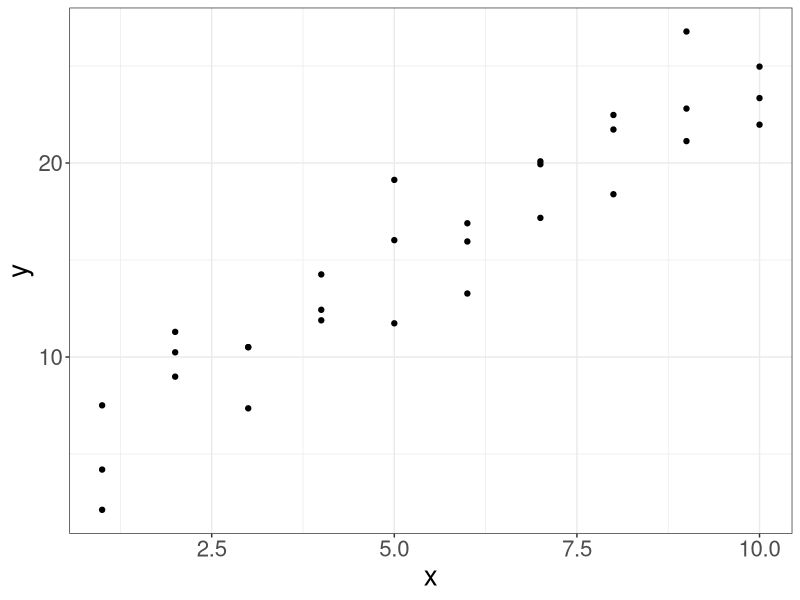
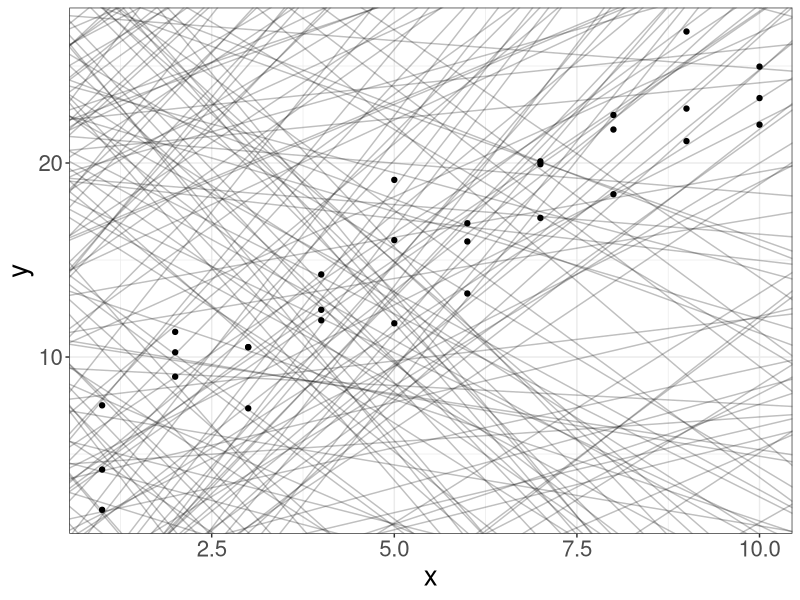
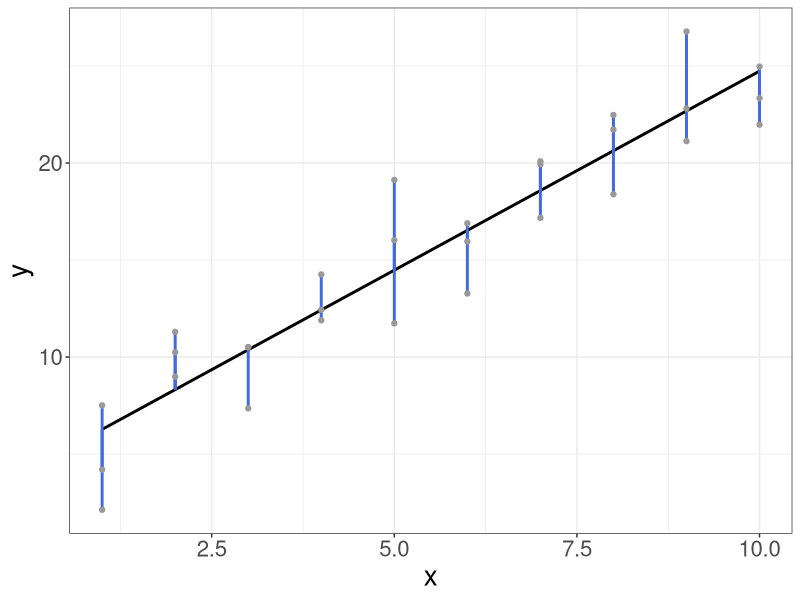
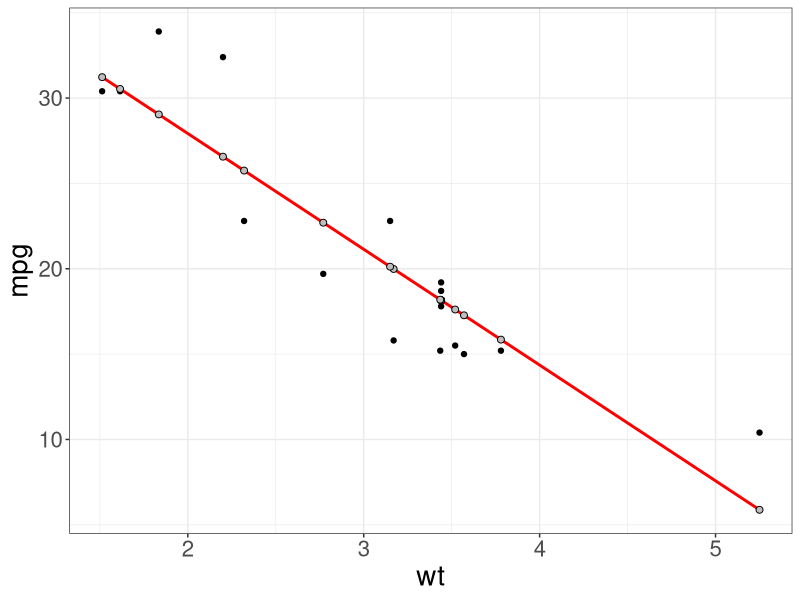
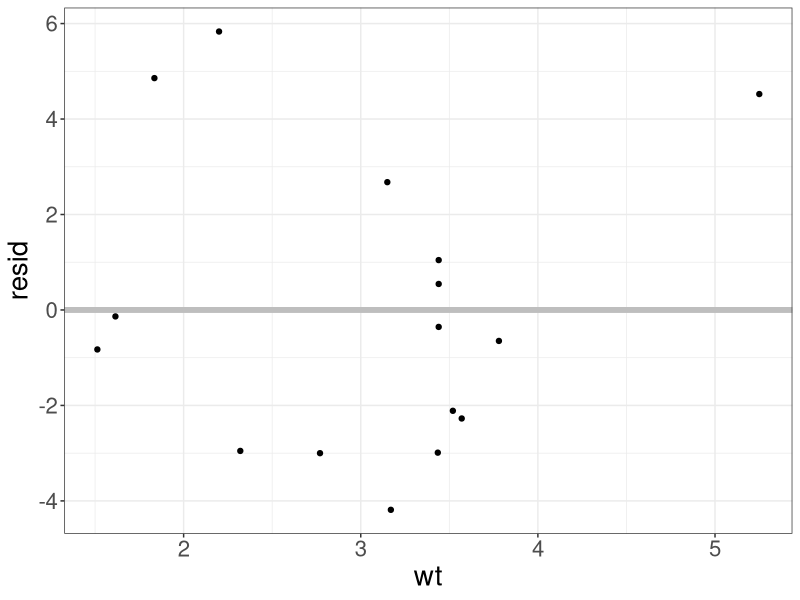
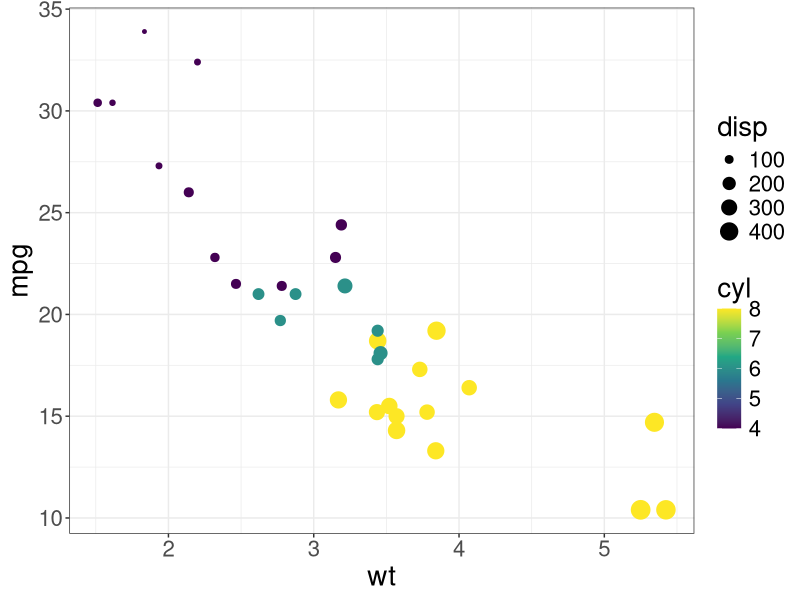
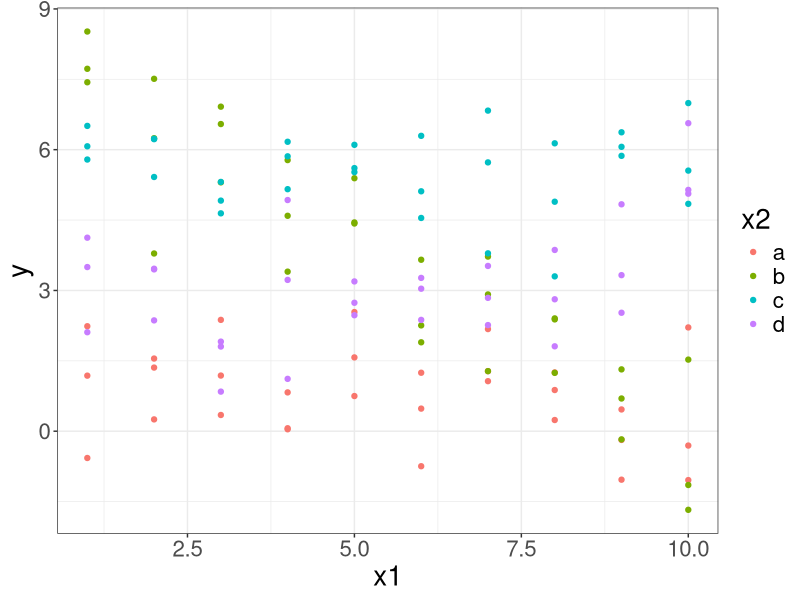
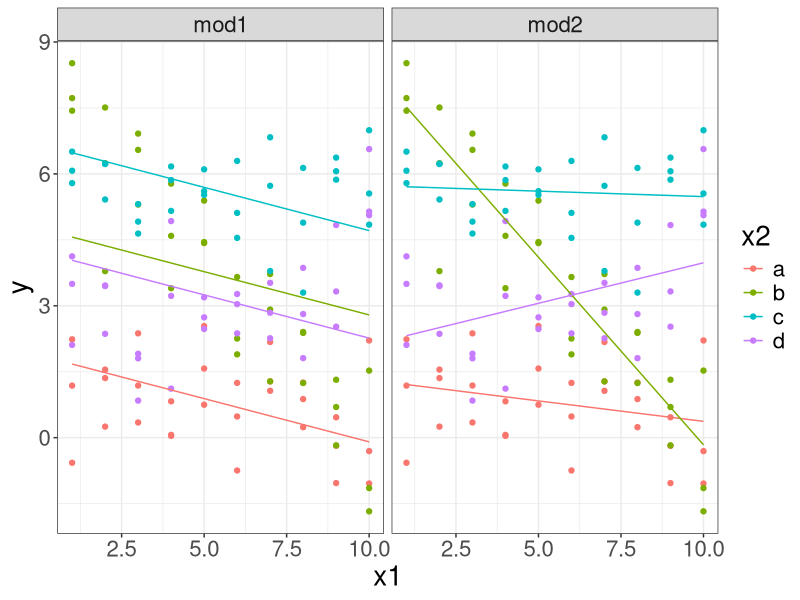

Source code (R) for these figures, in order:
## ---- chunk 1
knitr::opts_chunk$set(cache=TRUE)
library(tidyverse)
theme_set(theme_bw())
theme_update(text = element_text(size = 20))
## ---- chunk 2
library(modelr)
## ---- chunk 3
sim1
## ---- chunk 4
ggplot(sim1, aes(x, y)) + geom_point()
## ---- chunk 5
models <- tibble(
    b0 = runif(250, -20, 40),
    b1 = runif(250, -5, 5))

ggplot(sim1, aes(x, y)) + 
  geom_abline(
      data = models, 
      aes(intercept = b0, slope = b1), 
      alpha = 1/4) +
  geom_point() 
## ---- chunk 6
fit.lm <- lm(y ~ x, data = sim1)
sim1 <- sim1 %>% add_predictions(fit.lm)
ggplot(sim1, aes(x, y)) +
    geom_line(aes(y = pred), colour = "black", size = 1) +
    geom_segment(aes(xend = x, yend = pred), color = "royalblue", size =  1) +
    geom_point(color = "grey60") 
## ---- chunk 7
# convert 'data.frame' to 'tibble':
mtcars <- tbl_df(mtcars)

# Separate the data into train and test:
set.seed(123)
n <- nrow(mtcars)
idx <- sample(1:n, size = floor(n/2))
mtcars_train <- mtcars[idx, ]
mtcars_test <- mtcars[-idx, ]

# Fit a simple linear model:
mtcars_fit <- lm(mpg ~ wt, mtcars_train)
# Extract the fitted model coefficients:
coef(mtcars_fit)
## ---- chunk 8
# check the details on the fitted model:
summary(mtcars_fit)
## ---- chunk 9
mtcars_train <- mtcars_train %>% add_predictions(mtcars_fit)
mtcars_train
## ---- chunk 10
newcars <- tibble(wt = c(2, 2.1, 3.14, 4.1, 4.3))
newcars <- newcars %>% add_predictions(mtcars_fit)
newcars
## ---- chunk 11
mtcars_test <- mtcars_test %>% add_predictions(mtcars_fit)
head(mtcars_test, 3)
## ---- chunk 12
sqrt(mean(mtcars_test$mpg - mtcars_test$pred))
## ---- chunk 13
ggplot(mtcars_train, aes(wt)) + geom_point(aes(y = mpg)) +
    geom_line(aes(y = pred), color = "red", size = 1) +
    geom_point(aes(y = pred), fill = "grey", color = "black", shape = 21, size = 2) 
## ---- chunk 14
mtcars_train <- mtcars_train %>% 
    add_residuals(mtcars_fit)
mtcars_train %>% 
    select(mpg, mpg, resid, pred)
## ---- chunk 15
ggplot(mtcars_train, aes(wt, resid)) + 
    geom_ref_line(h = 0, colour = "grey") +
    geom_point() 
## ---- chunk 16
sim1
## ---- chunk 17
model_matrix(sim1, y ~ x)
## ---- chunk 18
(df <- tibble(
    sex = c("male", "female", "female", 
            "female", "male", "male"),
     response = c(2, 5, 1, 3, 6, 8)
))
## ---- chunk 19
model_matrix(df, response ~ sex)
## ---- chunk 20
(df <- tibble(
    rating = c("good", "bad", "average", "bad",
               "average", "good", "bad", "good"),
    score = c(2, 5, 1, 3, 6, 8, 10, 6)
))
## ---- chunk 21
model_matrix(df, score ~ rating)
## ---- chunk 22
ggplot(mtcars, aes(x=wt, y=mpg, col=cyl, size=disp)) + 
    geom_point() +
    scale_color_viridis_c()
## ---- chunk 23
mtcars_mult_fit <- lm(mpg ~ wt + disp + cyl, data = mtcars_train)

# Summarize the results 
summary(mtcars_mult_fit)
## ---- chunk 24
newcars <- expand.grid(
    wt = c(2.1, 3.6, 5.1), 
    disp = c(150, 250), 
    cyl = c(4, 6)
)
newcars
## ---- chunk 25
newcars <- newcars %>% 
    add_predictions(mtcars_mult_fit)
newcars
## ---- chunk 26
mtcars_test_mult <- mtcars_test %>% add_predictions(mtcars_mult_fit)
head(mtcars_test_mult, 3)
## ---- chunk 27
sqrt(mean(mtcars_test_mult$mpg - mtcars_test_mult$pred))
## ---- chunk 28
ggplot(sim3, aes(x=x1, y=y)) + geom_point(aes(color = x2)) 
## ---- chunk 29
# Model without interactions:
mod1 <- lm(y ~ x1 + x2, data = sim3)    
# Model with interactions:
mod2 <- lm(y ~ x1 * x2, data = sim3)     
# Generate a data grid for two variables 
# and compute predictions from both models
grid <- sim3 %>% data_grid(x1, x2) %>%   
    gather_predictions(mod1, mod2)
head(grid, 3)
tail(grid, 3)
## ---- chunk 30
ggplot(sim3, aes(x=x1, y=y, color=x2)) +   
    geom_point() +                       
    geom_line(data=grid, aes(y=pred)) +  
    facet_wrap(~ model)                  
## ---- chunk 31
mfit_inter <- lm(mpg ~ am * wt, mtcars_train)
names(coefficients(mfit_inter))
summary(mfit_inter)
## ---- chunk 32
# install.packages("glmnet")
library(glmnet)
## ---- chunk 33
mtcars <- as.data.frame(mtcars)
class(mtcars)
head(mtcars)
## ---- chunk 34
# Convert to 'glmnet' required input format:
y <- mtcars[, 1]  # response vector, 'mpg'
X <- mtcars[, -1] # all other variables treated as predictors
X <- data.matrix(X, "matrix") # converts to NUMERIC matrix

# Choose a training set
set.seed(123)
idx <- sample(1:nrow(mtcars), floor(0.7 * nrow(mtcars)))
X_train <- X[idx, ]; y_train <- y[idx]
X_test <- X[-idx, ]; y_test <- y[-idx]

# Fit a sparse model
fit <- glmnet(X_train, y_train)
names(fit)
## ---- chunk 35
print(fit)
## ---- chunk 36
# label = TRUE makes the plot annotate the curves with the corresponding coeffients labels.
plot(fit, label = TRUE, xvar = "lambda") 
## ---- chunk 37
# Lambda = 1
coef(fit, s = 1)
## ---- chunk 38
# Predict for the test set:
predict(fit, newx = X_test, s = c(0.5, 1.5, 2))
## ---- chunk 39
set.seed(1)
# `nfolds` argument sets the number of folds (k).
cvfit <- cv.glmnet(X_train, y_train, nfolds = 5)
plot(cvfit)
## ---- chunk 40
cvfit$lambda.min
## ---- chunk 41
cvfit$lambda.1se
## ---- chunk 42
final_pred <- predict(cvfit, newx=X_test, s="lambda.1se")
final_pred
